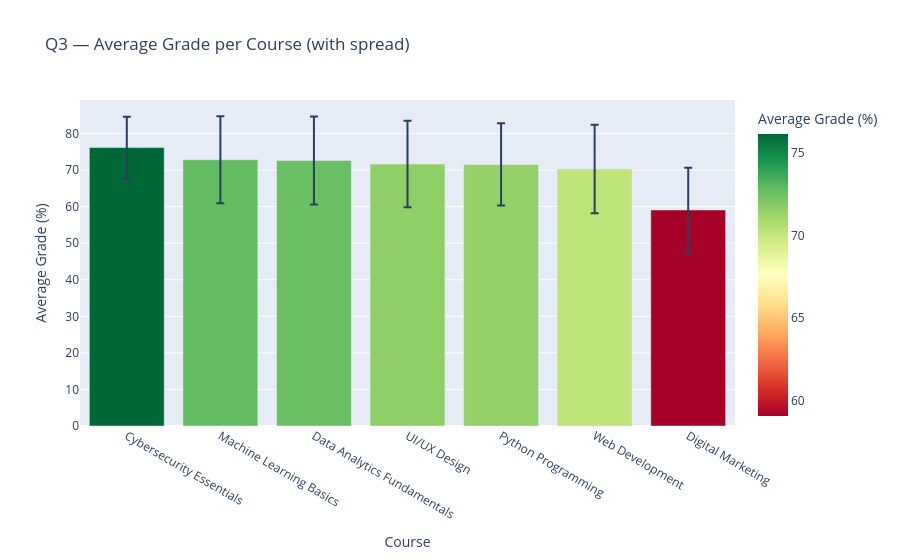

Write notebook code for a chart like this one.
### Markdown cell above
### Q3 — Course with highest and lowest average grade

### Code cell
course_grades = (
    grades.merge(courses[['course_id','course_name']], on='course_id', how='left')
    .groupby(['course_id','course_name'])['score_pct']
    .agg(['mean','std','count'])
    .reset_index()
    .round(2)
    .sort_values('mean', ascending=False)
)

fig = px.bar(
    course_grades, x='course_name', y='mean',
    error_y='std',
    title='Q3 — Average Grade per Course (with spread)',
    labels={'mean': 'Average Grade (%)', 'course_name': 'Course'},
    color='mean',
    color_continuous_scale='RdYlGn'
)
fig.show()

best  = course_grades.iloc[0]
worst = course_grades.iloc[-1]
print(f'📊 Observation:')
print(f'  Highest avg: {best["course_name"]} ({best["mean"]}%) — spread: ±{best["std"]}%')
print(f'  Lowest avg:  {worst["course_name"]} ({worst["mean"]}%) — spread: ±{worst["std"]}%')
print(f'  The {worst["std"] - best["std"]:.1f}% difference in spread shows {worst["course_name"]} has more inconsistent outcomes.')

### Figure 1 — Plotly figure (JSON) as saved in the notebook; plotly's stock layout.template omitted (floating-point values rounded to 4 significant figures)
{"data": [{"error_y": {"array": [8.43, 11.89, 12.01, 11.85, 11.24, 12.1, 11.53]}, "hovertemplate": "Course=%{x}<br>Average Grade (%)=%{marker.color}<extra></extra>", "legendgroup": "", "marker": {"color": [76.15, 72.81, 72.61, 71.65, 71.53, 70.27, 59.08], "coloraxis": "coloraxis", "pattern": {"shape": ""}}, "name": "", "orientation": "v", "showlegend": false, "textposition": "auto", "type": "bar", "x": ["Cybersecurity Essentials", "Machine Learning Basics", "Data Analytics Fundamentals", "UI/UX Design", "Python Programming", "Web Development", "Digital Marketing"], "xaxis": "x", "y": [76.15, 72.81, 72.61, 71.65, 71.53, 70.27, 59.08], "yaxis": "y"}], "layout": {"barmode": "relative", "coloraxis": {"colorbar": {"title": {"text": "Average Grade (%)"}}, "colorscale": [[0, "rgb(165,0,38)"], [0.1, "rgb(215,48,39)"], [0.2, "rgb(244,109,67)"], [0.3, "rgb(253,174,97)"], [0.4, "rgb(254,224,139)"], [0.5, "rgb(255,255,191)"], [0.6, "rgb(217,239,139)"], [0.7, "rgb(166,217,106)"], [0.8, "rgb(102,189,99)"], [0.9, "rgb(26,152,80)"], [1, "rgb(0,104,55)"]]}, "legend": {"tracegroupgap": 0}, "title": {"text": "Q3 — Average Grade per Course (with spread)"}, "xaxis": {"anchor": "y", "domain": [0, 1], "title": {"text": "Course"}}, "yaxis": {"anchor": "x", "domain": [0, 1], "title": {"text": "Average Grade (%)"}}}}
